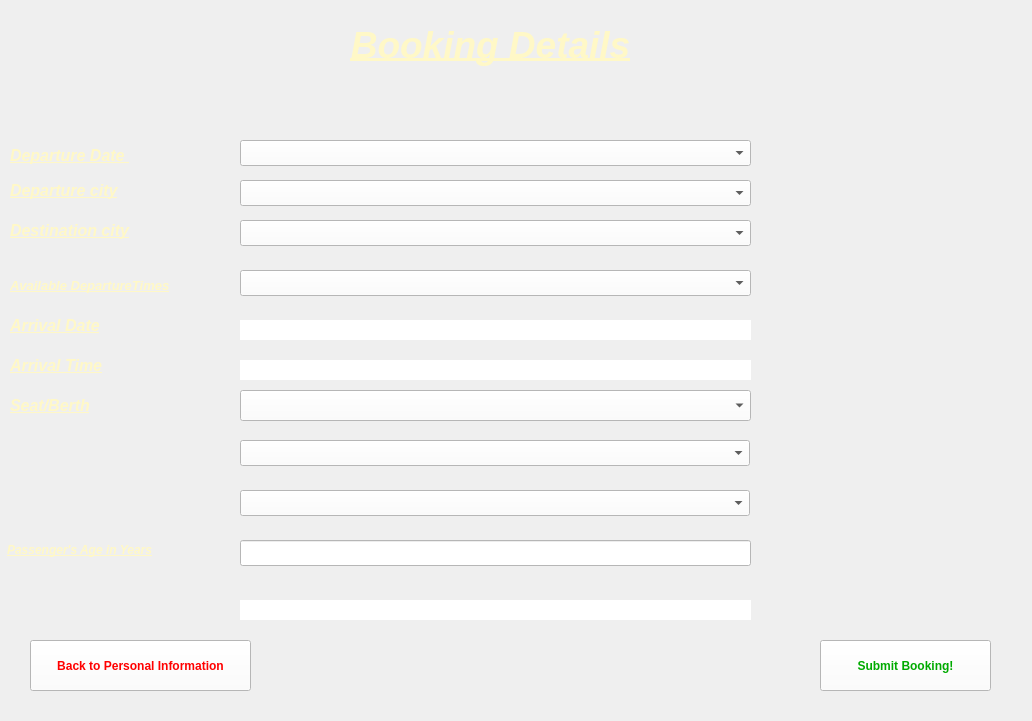
<?xml version="1.0" encoding="UTF-8"?>
<ui version="4.0">
 <class>Form</class>
 <widget class="QWidget" name="Form">
  <property name="geometry">
   <rect>
    <x>0</x>
    <y>0</y>
    <width>1032</width>
    <height>721</height>
   </rect>
  </property>
  <property name="windowTitle">
   <string>Form</string>
  </property>
  <widget class="QLabel" name="label">
   <property name="geometry">
    <rect>
     <x>240</x>
     <y>0</y>
     <width>501</width>
     <height>91</height>
    </rect>
   </property>
   <property name="font">
    <font>
     <pointsize>12</pointsize>
     <italic>true</italic>
     <bold>true</bold>
     <underline>true</underline>
    </font>
   </property>
   <property name="text">
    <string>&lt;html&gt;&lt;head/&gt;&lt;body&gt;&lt;p align=&quot;center&quot;&gt;&lt;span style=&quot; font-size:28pt; color:#fff8c7;&quot;&gt;Booking Details&lt;/span&gt;&lt;/p&gt;&lt;/body&gt;&lt;/html&gt;</string>
   </property>
  </widget>
  <widget class="QLabel" name="DepartureCity_label">
   <property name="geometry">
    <rect>
     <x>10</x>
     <y>170</y>
     <width>161</width>
     <height>41</height>
    </rect>
   </property>
   <property name="font">
    <font>
     <pointsize>9</pointsize>
     <italic>true</italic>
     <bold>true</bold>
    </font>
   </property>
   <property name="text">
    <string>&lt;html&gt;&lt;head/&gt;&lt;body&gt;&lt;p&gt;&lt;span style=&quot; font-size:12pt; text-decoration: underline; color:#fff8c7;&quot;&gt;Departure city&lt;/span&gt;&lt;/p&gt;&lt;/body&gt;&lt;/html&gt;</string>
   </property>
  </widget>
  <widget class="QLabel" name="DesinationCity_label">
   <property name="geometry">
    <rect>
     <x>10</x>
     <y>210</y>
     <width>161</width>
     <height>41</height>
    </rect>
   </property>
   <property name="font">
    <font>
     <pointsize>9</pointsize>
     <italic>true</italic>
     <bold>true</bold>
    </font>
   </property>
   <property name="text">
    <string>&lt;html&gt;&lt;head/&gt;&lt;body&gt;&lt;p&gt;&lt;span style=&quot; font-size:12pt; text-decoration: underline; color:#fff8c7;&quot;&gt;Destination city&lt;/span&gt;&lt;/p&gt;&lt;/body&gt;&lt;/html&gt;</string>
   </property>
  </widget>
  <widget class="QComboBox" name="departureCityComboBox">
   <property name="geometry">
    <rect>
     <x>240</x>
     <y>180</y>
     <width>511</width>
     <height>26</height>
    </rect>
   </property>
   <property name="styleSheet">
    <string notr="true">background-color: rgb(255, 255, 255);</string>
   </property>
   <item>
    <property name="text">
     <string/>
    </property>
   </item>
   <item>
    <property name="text">
     <string>Karachi</string>
    </property>
   </item>
   <item>
    <property name="text">
     <string>Lahore</string>
    </property>
   </item>
   <item>
    <property name="text">
     <string>Islamabad</string>
    </property>
   </item>
   <item>
    <property name="text">
     <string>Quetta</string>
    </property>
   </item>
  </widget>
  <widget class="QComboBox" name="destinationCityComboBox">
   <property name="geometry">
    <rect>
     <x>240</x>
     <y>220</y>
     <width>511</width>
     <height>26</height>
    </rect>
   </property>
   <property name="styleSheet">
    <string notr="true">background-color: rgb(170, 0, 255);
background-color: rgb(255, 255, 255);
background-color: rgb(170, 0, 255);
background-color: rgb(255, 255, 255);</string>
   </property>
  </widget>
  <widget class="QLabel" name="seatBerthNumberShowLabel">
   <property name="geometry">
    <rect>
     <x>10</x>
     <y>600</y>
     <width>211</width>
     <height>20</height>
    </rect>
   </property>
   <property name="font">
    <font>
     <pointsize>9</pointsize>
     <italic>true</italic>
     <bold>true</bold>
    </font>
   </property>
   <property name="styleSheet">
    <string notr="true">color: rgb(231, 255, 12);
color: rgb(255, 248, 199);</string>
   </property>
   <property name="text">
    <string>&lt;html&gt;&lt;head/&gt;&lt;body&gt;&lt;p&gt;&lt;br/&gt;&lt;/p&gt;&lt;/body&gt;&lt;/html&gt;</string>
   </property>
  </widget>
  <widget class="QPushButton" name="submitButton">
   <property name="geometry">
    <rect>
     <x>820</x>
     <y>640</y>
     <width>171</width>
     <height>51</height>
    </rect>
   </property>
   <property name="font">
    <font>
     <pointsize>9</pointsize>
     <italic>false</italic>
     <bold>true</bold>
    </font>
   </property>
   <property name="styleSheet">
    <string notr="true">color: rgb(28, 206, 203);
font: 700 9pt &quot;Segoe UI&quot;;
background-color: rgb(255, 255, 255);
color: rgb(0, 170, 0);</string>
   </property>
   <property name="text">
    <string>Submit Booking!</string>
   </property>
  </widget>
  <widget class="QLabel" name="fareLine">
   <property name="geometry">
    <rect>
     <x>240</x>
     <y>600</y>
     <width>511</width>
     <height>20</height>
    </rect>
   </property>
   <property name="styleSheet">
    <string notr="true">background-color: rgb(255, 255, 255);</string>
   </property>
   <property name="text">
    <string/>
   </property>
  </widget>
  <widget class="QLabel" name="DepartureTime_label">
   <property name="geometry">
    <rect>
     <x>10</x>
     <y>270</y>
     <width>271</width>
     <height>31</height>
    </rect>
   </property>
   <property name="font">
    <font>
     <pointsize>9</pointsize>
     <italic>true</italic>
     <bold>true</bold>
    </font>
   </property>
   <property name="text">
    <string>&lt;html&gt;&lt;head/&gt;&lt;body&gt;&lt;p&gt;&lt;span style=&quot; font-size:10pt; text-decoration: underline; color:#fff8c7;&quot;&gt;Available DepartureTimes&lt;/span&gt;&lt;/p&gt;&lt;/body&gt;&lt;/html&gt;</string>
   </property>
  </widget>
  <widget class="QComboBox" name="timeComboBox">
   <property name="geometry">
    <rect>
     <x>240</x>
     <y>270</y>
     <width>511</width>
     <height>26</height>
    </rect>
   </property>
   <property name="styleSheet">
    <string notr="true">background-color: rgb(170, 0, 255);
background-color: rgb(255, 255, 255);</string>
   </property>
  </widget>
  <widget class="QLabel" name="label_3">
   <property name="geometry">
    <rect>
     <x>10</x>
     <y>390</y>
     <width>121</width>
     <height>31</height>
    </rect>
   </property>
   <property name="font">
    <font>
     <pointsize>10</pointsize>
     <italic>true</italic>
     <bold>true</bold>
    </font>
   </property>
   <property name="text">
    <string>&lt;html&gt;&lt;head/&gt;&lt;body&gt;&lt;p&gt;&lt;span style=&quot; font-size:12pt; text-decoration: underline; color:#fff8c7;&quot;&gt;Seat/Berth&lt;/span&gt;&lt;/p&gt;&lt;/body&gt;&lt;/html&gt;</string>
   </property>
  </widget>
  <widget class="QComboBox" name="seatPreferencecomboBox">
   <property name="geometry">
    <rect>
     <x>240</x>
     <y>390</y>
     <width>511</width>
     <height>31</height>
    </rect>
   </property>
   <property name="styleSheet">
    <string notr="true">background-color: rgb(170, 0, 255);
background-color: rgb(255, 255, 255);</string>
   </property>
   <item>
    <property name="text">
     <string/>
    </property>
   </item>
   <item>
    <property name="text">
     <string>Seat</string>
    </property>
   </item>
   <item>
    <property name="text">
     <string>Berth</string>
    </property>
   </item>
  </widget>
  <widget class="QLabel" name="seatOrberthLabel">
   <property name="geometry">
    <rect>
     <x>10</x>
     <y>440</y>
     <width>121</width>
     <height>31</height>
    </rect>
   </property>
   <property name="font">
    <font>
     <pointsize>10</pointsize>
     <italic>true</italic>
     <bold>true</bold>
    </font>
   </property>
   <property name="styleSheet">
    <string notr="true">color: rgb(255, 248, 199);</string>
   </property>
   <property name="text">
    <string>&lt;html&gt;&lt;head/&gt;&lt;body&gt;&lt;p&gt;&lt;br/&gt;&lt;/p&gt;&lt;/body&gt;&lt;/html&gt;</string>
   </property>
  </widget>
  <widget class="QLabel" name="label_2">
   <property name="geometry">
    <rect>
     <x>10</x>
     <y>310</y>
     <width>151</width>
     <height>31</height>
    </rect>
   </property>
   <property name="font">
    <font>
     <pointsize>10</pointsize>
     <italic>true</italic>
     <bold>true</bold>
    </font>
   </property>
   <property name="text">
    <string>&lt;html&gt;&lt;head/&gt;&lt;body&gt;&lt;p&gt;&lt;span style=&quot; font-size:12pt; text-decoration: underline; color:#fff8c7;&quot;&gt;Arrival Date&lt;/span&gt;&lt;/p&gt;&lt;/body&gt;&lt;/html&gt;</string>
   </property>
  </widget>
  <widget class="QLabel" name="label_5">
   <property name="geometry">
    <rect>
     <x>10</x>
     <y>350</y>
     <width>151</width>
     <height>31</height>
    </rect>
   </property>
   <property name="font">
    <font>
     <pointsize>10</pointsize>
     <italic>true</italic>
     <bold>true</bold>
    </font>
   </property>
   <property name="text">
    <string>&lt;html&gt;&lt;head/&gt;&lt;body&gt;&lt;p&gt;&lt;span style=&quot; font-size:12pt; text-decoration: underline; color:#fff8c7;&quot;&gt;Arrival Time&lt;/span&gt;&lt;/p&gt;&lt;/body&gt;&lt;/html&gt;</string>
   </property>
  </widget>
  <widget class="QLabel" name="arrivalDateLabel">
   <property name="geometry">
    <rect>
     <x>240</x>
     <y>320</y>
     <width>511</width>
     <height>20</height>
    </rect>
   </property>
   <property name="styleSheet">
    <string notr="true">background-color: rgb(170, 0, 255);
background-color: rgb(255, 255, 255);</string>
   </property>
   <property name="text">
    <string/>
   </property>
  </widget>
  <widget class="QLabel" name="arrivalTimeLabel">
   <property name="geometry">
    <rect>
     <x>240</x>
     <y>360</y>
     <width>511</width>
     <height>20</height>
    </rect>
   </property>
   <property name="styleSheet">
    <string notr="true">background-color: rgb(170, 0, 255);
background-color: rgb(255, 255, 255);</string>
   </property>
   <property name="text">
    <string/>
   </property>
  </widget>
  <widget class="QComboBox" name="dateComboBox">
   <property name="geometry">
    <rect>
     <x>240</x>
     <y>140</y>
     <width>511</width>
     <height>26</height>
    </rect>
   </property>
   <property name="styleSheet">
    <string notr="true">background-color: rgb(255, 255, 255);
background-color: rgb(255, 255, 255);</string>
   </property>
   <item>
    <property name="text">
     <string/>
    </property>
   </item>
  </widget>
  <widget class="QLabel" name="DepartureDate_label">
   <property name="geometry">
    <rect>
     <x>10</x>
     <y>140</y>
     <width>161</width>
     <height>31</height>
    </rect>
   </property>
   <property name="font">
    <font>
     <pointsize>9</pointsize>
     <italic>true</italic>
     <bold>true</bold>
    </font>
   </property>
   <property name="text">
    <string>&lt;html&gt;&lt;head/&gt;&lt;body&gt;&lt;p&gt;&lt;span style=&quot; font-size:12pt; text-decoration: underline; color:#fff8c7;&quot;&gt;Departure Date &lt;/span&gt;&lt;/p&gt;&lt;/body&gt;&lt;/html&gt;</string>
   </property>
  </widget>
  <widget class="QLabel" name="DepartureDate_label_2">
   <property name="geometry">
    <rect>
     <x>7</x>
     <y>540</y>
     <width>191</width>
     <height>21</height>
    </rect>
   </property>
   <property name="font">
    <font>
     <pointsize>9</pointsize>
     <italic>true</italic>
     <bold>true</bold>
    </font>
   </property>
   <property name="text">
    <string>&lt;html&gt;&lt;head/&gt;&lt;body&gt;&lt;p&gt;&lt;span style=&quot; text-decoration: underline; color:#fff8c7;&quot;&gt;Passenger's Age in Years&lt;/span&gt;&lt;/p&gt;&lt;/body&gt;&lt;/html&gt;</string>
   </property>
  </widget>
  <widget class="QLineEdit" name="ageLine">
   <property name="geometry">
    <rect>
     <x>240</x>
     <y>540</y>
     <width>511</width>
     <height>26</height>
    </rect>
   </property>
   <property name="styleSheet">
    <string notr="true">background-color: rgb(170, 0, 255);
background-color: rgb(255, 255, 255);</string>
   </property>
   <property name="text">
    <string/>
   </property>
  </widget>
  <widget class="QPushButton" name="BackToPersonInfoButton">
   <property name="geometry">
    <rect>
     <x>30</x>
     <y>640</y>
     <width>221</width>
     <height>51</height>
    </rect>
   </property>
   <property name="font">
    <font>
     <pointsize>9</pointsize>
     <italic>false</italic>
     <bold>true</bold>
    </font>
   </property>
   <property name="styleSheet">
    <string notr="true">color: rgb(255, 0, 0);
font: 700 9pt &quot;Segoe UI&quot;;
background-color: rgb(255, 255, 255);</string>
   </property>
   <property name="text">
    <string>Back to Personal Information</string>
   </property>
  </widget>
  <widget class="QComboBox" name="seatBerthNumbercomboBox">
   <property name="geometry">
    <rect>
     <x>240</x>
     <y>440</y>
     <width>510</width>
     <height>26</height>
    </rect>
   </property>
   <property name="styleSheet">
    <string notr="true">background-color: rgb(170, 0, 255);
background-color: rgb(255, 255, 255);</string>
   </property>
  </widget>
  <widget class="QComboBox" name="WindowAislecomboBox">
   <property name="geometry">
    <rect>
     <x>240</x>
     <y>490</y>
     <width>510</width>
     <height>26</height>
    </rect>
   </property>
   <property name="styleSheet">
    <string notr="true">background-color: rgb(170, 0, 255);
background-color: rgb(255, 255, 255);
background-color: rgb(255, 255, 255);</string>
   </property>
   <item>
    <property name="text">
     <string/>
    </property>
   </item>
   <item>
    <property name="text">
     <string>Window</string>
    </property>
   </item>
   <item>
    <property name="text">
     <string>Aisle</string>
    </property>
   </item>
  </widget>
  <widget class="QLabel" name="WindowAisleLabel">
   <property name="geometry">
    <rect>
     <x>10</x>
     <y>490</y>
     <width>221</width>
     <height>30</height>
    </rect>
   </property>
   <property name="font">
    <font>
     <italic>true</italic>
     <bold>true</bold>
    </font>
   </property>
   <property name="styleSheet">
    <string notr="true">color: rgb(231, 255, 12);
color: rgb(255, 248, 199);</string>
   </property>
   <property name="text">
    <string>&lt;html&gt;&lt;head/&gt;&lt;body&gt;&lt;p align=&quot;center&quot;&gt;&lt;span style=&quot; font-size:10pt; text-decoration: underline; color:#ffffff;&quot;&gt;&lt;br/&gt;&lt;/span&gt;&lt;/p&gt;&lt;/body&gt;&lt;/html&gt;</string>
   </property>
  </widget>
  <widget class="QLabel" name="label_4">
   <property name="geometry">
    <rect>
     <x>0</x>
     <y>-40</y>
     <width>1031</width>
     <height>771</height>
    </rect>
   </property>
   <property name="styleSheet">
    <string notr="true">color: rgb(255, 255, 255);
color: rgb(255, 248, 199);</string>
   </property>
   <property name="text">
    <string/>
   </property>
   <property name="pixmap">
    <pixmap>train2background.jpg</pixmap>
   </property>
   <property name="scaledContents">
    <bool>true</bool>
   </property>
  </widget>
  <zorder>label_4</zorder>
  <zorder>label</zorder>
  <zorder>DepartureCity_label</zorder>
  <zorder>DesinationCity_label</zorder>
  <zorder>departureCityComboBox</zorder>
  <zorder>destinationCityComboBox</zorder>
  <zorder>seatBerthNumberShowLabel</zorder>
  <zorder>submitButton</zorder>
  <zorder>fareLine</zorder>
  <zorder>DepartureTime_label</zorder>
  <zorder>timeComboBox</zorder>
  <zorder>label_3</zorder>
  <zorder>seatPreferencecomboBox</zorder>
  <zorder>seatOrberthLabel</zorder>
  <zorder>label_2</zorder>
  <zorder>label_5</zorder>
  <zorder>arrivalDateLabel</zorder>
  <zorder>arrivalTimeLabel</zorder>
  <zorder>dateComboBox</zorder>
  <zorder>DepartureDate_label</zorder>
  <zorder>DepartureDate_label_2</zorder>
  <zorder>ageLine</zorder>
  <zorder>BackToPersonInfoButton</zorder>
  <zorder>seatBerthNumbercomboBox</zorder>
  <zorder>WindowAislecomboBox</zorder>
  <zorder>WindowAisleLabel</zorder>
 </widget>
 <resources/>
 <connections/>
</ui>
